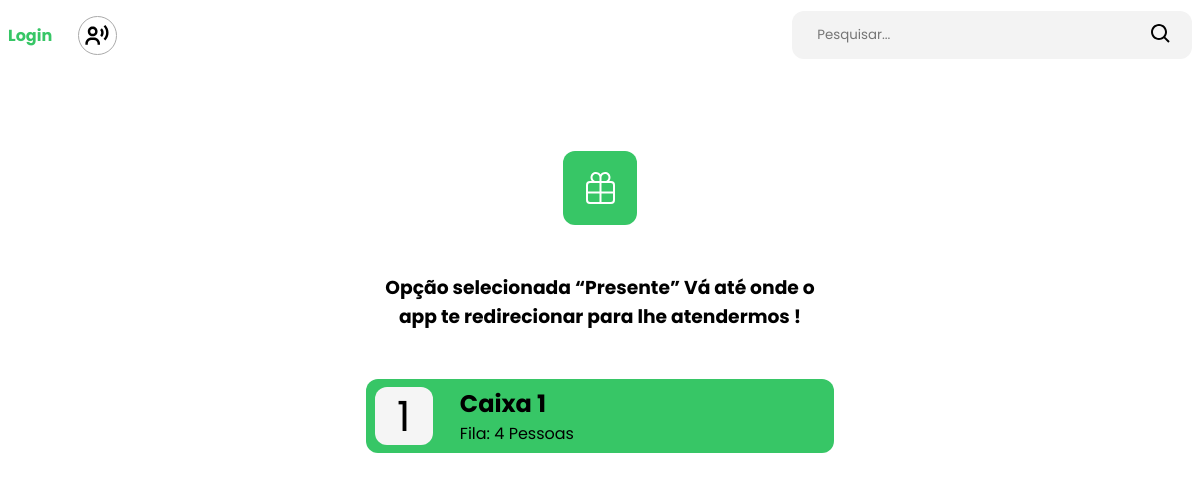
Page /presente on the earlier database version.
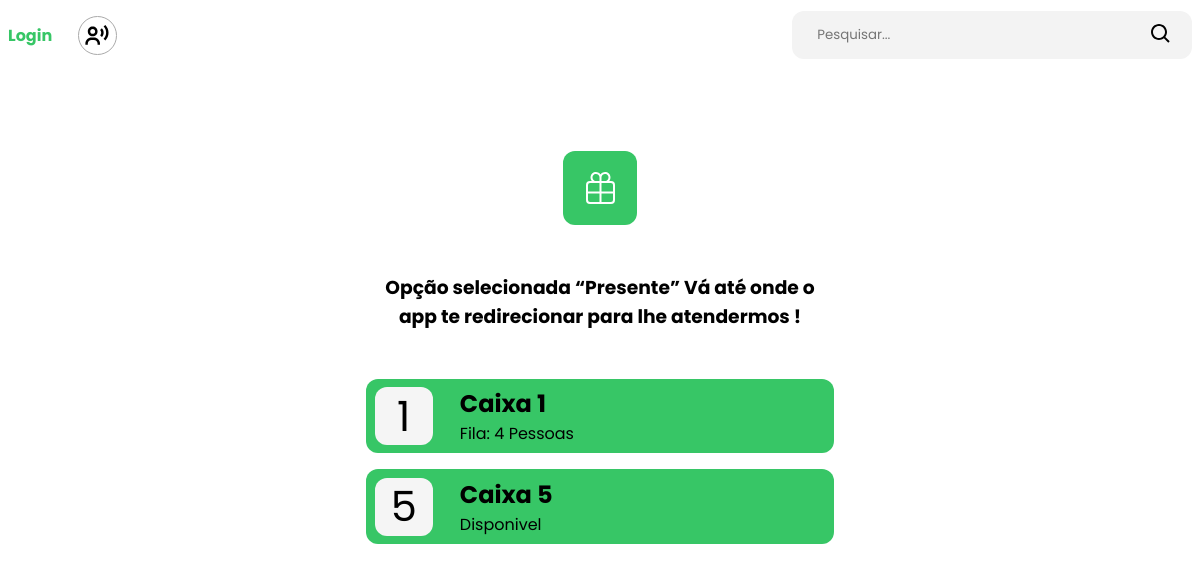
Same page on the later database version.
### supermarket/models.py (models this page shows, shortened)
class Caixas(models.Model):
    number = models.IntegerField(help_text="Número de identificação do caixa")
    available = models.BooleanField(default=True) # disponivel
    line = models.IntegerField(help_text="Número de pessoas na fila") # fila
    waiting_time = models.IntegerField(help_text="Tempo de espera") # tempo de espera
    option = models.CharField(max_length=24, choices=CAIXA_CHOICES, default="presente")

### supermarket/views.py (the view)
# urls.py: path('presente', views.presente, name="gift"),
def presente(request):
    context = {"caixas": Caixas.objects.filter(option="presente")}
    return render(request, "core/presente.html", context)

### supermarket/templates/core/presente.html (shortened to what this page needs)
{% extends 'core/layout.html' %}
{% load static %}
{% block body %}
  <section class="services-page">
    <div class="services__icon">
      <img src="{% static 'img/icon/gift.svg' %}" alt="Presente" />
    </div>
    <h3>Opção selecionada “Presente” Vá até onde o app te redirecionar para lhe atendermos !</h3>
    {% for caixa in caixas %}
      <div class="caixa">
        <div class="caixa__number">
          {{caixa.number}}
        </div>
        <div class="caixa__main">
          <div class="caixa__name">
            <h2>Caixa {{caixa.number}}</h2>
          </div>
          <div class="caixa__fila">
            <div class="caixa__fila">
              {% if caixa.available == True %}
                <p>Disponivel</p>
              {% else %}
                <p>Fila: {{caixa.line}} {% if caixa.line == 1 %} Pessoa {% else %} Pessoas {% endif %}</p>
              {% endif %}
            </div>
          </div>
        </div>
      </div>
    {% endfor %}
  </section>
{% endblock body %}

Differences in the rows shown:
added Caixas: number "5", available "Disponivel"
